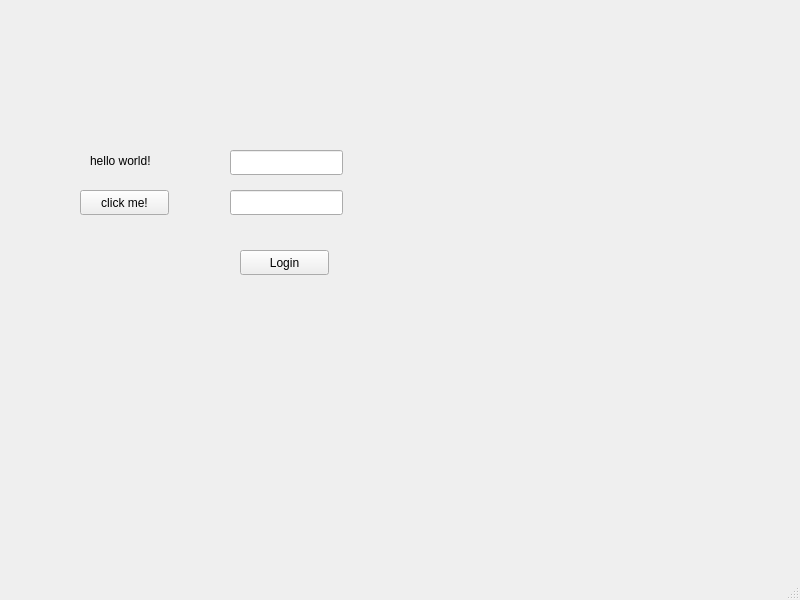
<?xml version="1.0" encoding="UTF-8"?>
<ui version="4.0">
 <class>LoginWindow</class>
 <widget class="QMainWindow" name="LoginWindow">
  <property name="geometry">
   <rect>
    <x>0</x>
    <y>0</y>
    <width>800</width>
    <height>600</height>
   </rect>
  </property>
  <property name="windowTitle">
   <string>MainWindow</string>
  </property>
  <widget class="QWidget" name="centralwidget">
   <widget class="QLabel" name="label">
    <property name="geometry">
     <rect>
      <x>90</x>
      <y>140</y>
      <width>101</width>
      <height>41</height>
     </rect>
    </property>
    <property name="text">
     <string>hello world!</string>
    </property>
   </widget>
   <widget class="QPushButton" name="pushButton">
    <property name="geometry">
     <rect>
      <x>80</x>
      <y>190</y>
      <width>89</width>
      <height>25</height>
     </rect>
    </property>
    <property name="text">
     <string>click me!</string>
    </property>
   </widget>
   <widget class="QLineEdit" name="lineEdit">
    <property name="geometry">
     <rect>
      <x>230</x>
      <y>150</y>
      <width>113</width>
      <height>25</height>
     </rect>
    </property>
   </widget>
   <widget class="QLineEdit" name="lineEdit_2">
    <property name="geometry">
     <rect>
      <x>230</x>
      <y>190</y>
      <width>113</width>
      <height>25</height>
     </rect>
    </property>
   </widget>
   <widget class="QPushButton" name="pushButton_2">
    <property name="geometry">
     <rect>
      <x>240</x>
      <y>250</y>
      <width>89</width>
      <height>25</height>
     </rect>
    </property>
    <property name="text">
     <string>Login</string>
    </property>
   </widget>
  </widget>
  <widget class="QMenuBar" name="menubar">
   <property name="geometry">
    <rect>
     <x>0</x>
     <y>0</y>
     <width>800</width>
     <height>20</height>
    </rect>
   </property>
  </widget>
  <widget class="QStatusBar" name="statusbar"/>
 </widget>
 <resources/>
 <connections/>
</ui>
